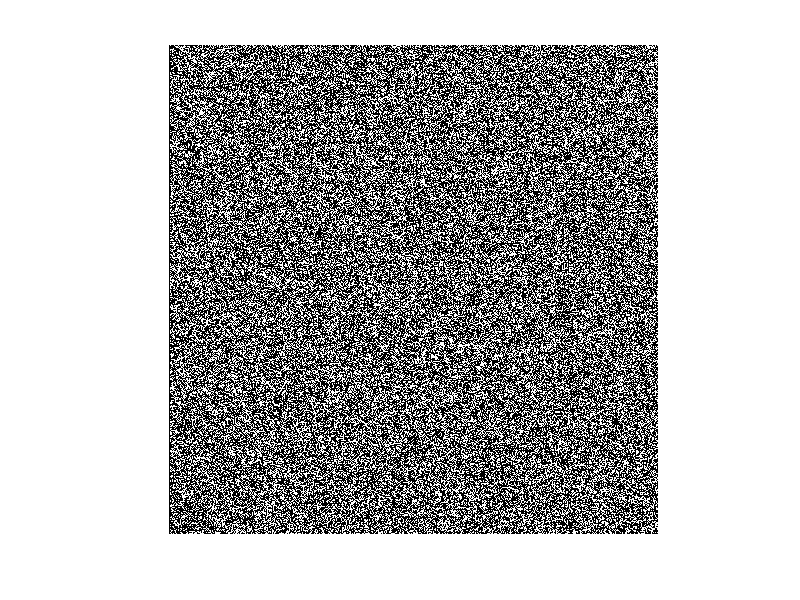

Source code (MATLAB):
A=[0 0.4 0.8 1;0.4 0.4 0.8 1;0.8 0.8 0.8 1;1 1 1 1];
imshow(A);
B=rand(350,350);
imshow(B)
C=rand(700,700);
imshow(C)
D=im2bw(C,0.6);
imshow(D)